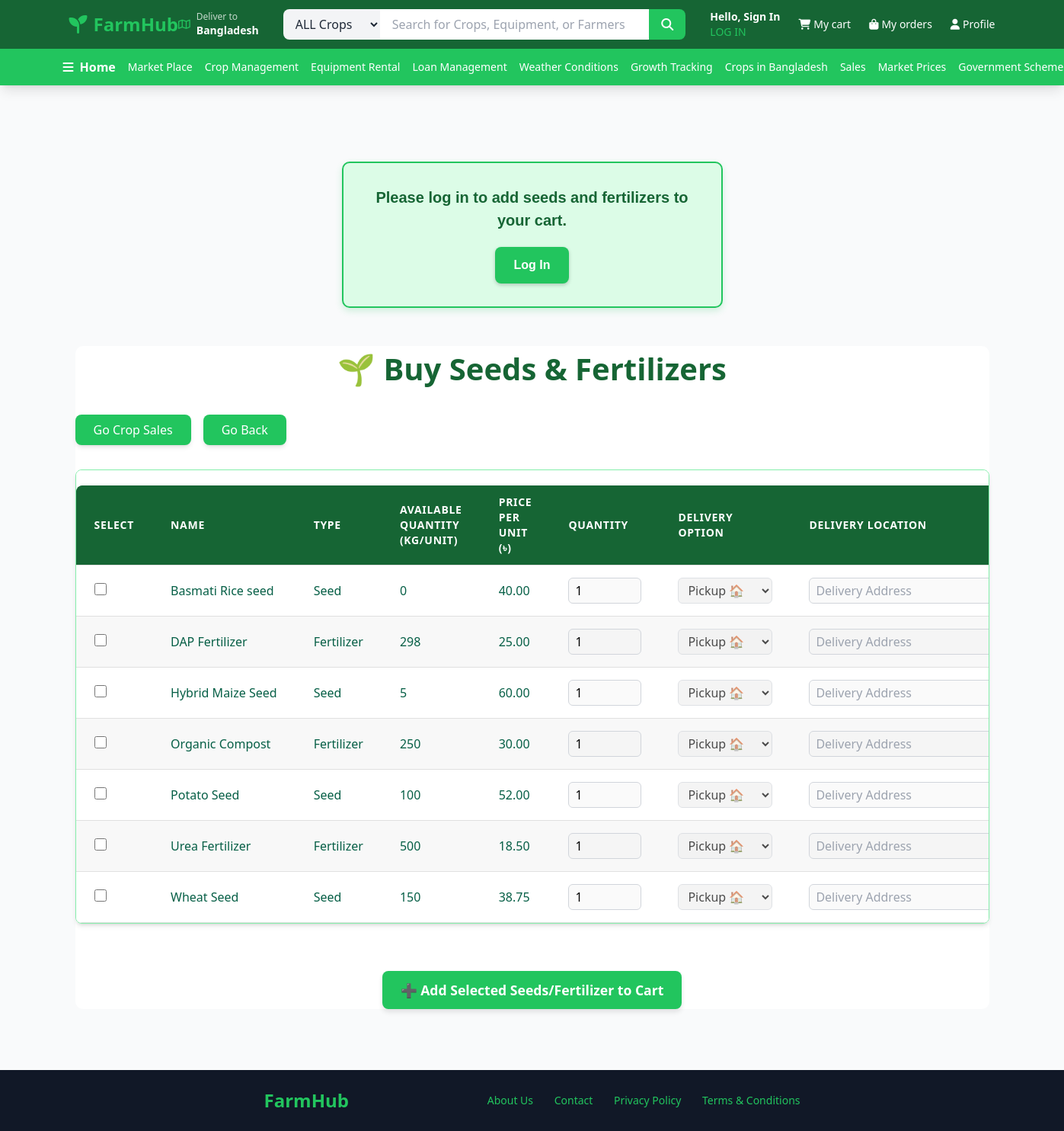
The page /buy_seeds.php?status=no_items_selected on the database its author committed.
### tables this page shows
CREATE TABLE `seeds_fertilizer` (
  `sf_id` int(11) NOT NULL,
  `name` varchar(100) NOT NULL,
  `type` enum('seed','fertilizer') NOT NULL,
  `quantity` int(11) NOT NULL,
  `price` decimal(10,2) NOT NULL,
  `admin_id` int(11) DEFAULT NULL
);

### buy_seeds.php (the view, shortened to what this page needs)
<?php
$conn = mysqli_connect('localhost', 'naba', '12345', 'farmsystem');
$u_id = $_SESSION['u_id'] ?? null;
include("navbar.php");
$sql = "
    SELECT
        sf_id,
        name,
        type,
        quantity,
        price
    FROM seeds_fertilizer
    ORDER BY name ASC
";
$result = mysqli_query($conn, $sql);
?>
<!DOCTYPE html>
<html lang="en">
<head>
    <script src="https://cdn.tailwindcss.com"></script>
    <link
        rel="stylesheet"
        href="https://cdnjs.cloudflare.com/ajax/libs/font-awesome/6.7.2/css/all.min.css"
    />
</head>
    <?php
    if (!$u_id) {
        echo "
        <div class='message-box'>
            <p>Please log in to add seeds and fertilizers to your cart.</p>
            <a href='signup.php'>Log In</a>
        </div>";
    }
    ?>
    <div class="table-container">
        <h1>🌱 Buy Seeds & Fertilizers</h1>
            <div class="flex justify-start gap-4 mb-8">
                <a href="Exp&Sell.php" class="inline-block bg-farm-green text-white py-2 px-6 rounded-lg shadow-md hover:bg-farm-dark transition-all duration-300">
                    Go Crop Sales
                </a>
                <a href="Exp&Sell_in.php" class="inline-block bg-farm-green text-white py-2 px-6 rounded-lg shadow-md hover:bg-farm-dark transition-all duration-300">
                    Go Back
                </a>
            </div>
        <form action="buy_seeds.php" method="post" onsubmit="return validateForm()">
            <div class="overflow-x-auto rounded-lg shadow-md border border-farm-green bg-white">
                <table class="min-w-full divide-y divide-farm-green">
                    <thead class="bg-farm-header text-white">
                        <tr>
                            <th class="px-6 py-3 text-left text-sm font-semibold uppercase tracking-wider">Select</th>
                            <th class="px-6 py-3 text-left text-sm font-semibold uppercase tracking-wider">Name</th>
                            <th class="px-6 py-3 text-left text-sm font-semibold uppercase tracking-wider">Type</th>
                            <th class="px-6 py-3 text-left text-sm font-semibold uppercase tracking-wider">Available Quantity (kg/unit)</th>
                            <th class="px-6 py-3 text-left text-sm font-semibold uppercase tracking-wider">Price per Unit (৳)</th>
                            <th class="px-6 py-3 text-left text-sm font-semibold uppercase tracking-wider">Quantity</th>
                            <th class="px-6 py-3 text-left text-sm font-semibold uppercase tracking-wider">Delivery Option</th>
                            <th class="px-6 py-3 text-left text-sm font-semibold uppercase tracking-wider">Delivery Location</th>
                        </tr>
                    </thead>
                    <tbody class="bg-white divide-y divide-farm-green">
                        <?php if (mysqli_num_rows($result) > 0): ?>
                            <?php while ($row = mysqli_fetch_assoc($result)): ?>
                                <tr class="hover:bg-farm-light transition-colors duration-200">
                                    <td class="px-6 py-4 whitespace-nowrap text-farm-dark">
                                        <input type="checkbox" name="selected_sf[]" value="<?= htmlspecialchars($row['sf_id']) ?>" class="h-4 w-4 text-farm-green border-gray-300 rounded focus:ring-farm-green">
                                    </td>
                                    <td class="px-6 py-4 whitespace-nowrap text-farm-dark font-medium"><?= htmlspecialchars($row['name']) ?></td>
                                    <td class="px-6 py-4 whitespace-nowrap text-farm-dark capitalize"><?= htmlspecialchars($row['type']) ?></td>
                                    <td class="px-6 py-4 whitespace-nowrap text-farm-dark"><?= $row['quantity'] ?></td>
                                    <td class="px-6 py-4 whitespace-nowrap text-farm-dark"><?= number_format($row['price'], 2) ?></td>
                                    <td class="px-6 py-4 whitespace-nowrap">
                                        <input type="number" name="quantity[<?= htmlspecialchars($row['sf_id']) ?>]" min="1" max="<?= htmlspecialchars($row['quantity']) ?>" value="1" class="w-24 px-2 py-1 border border-gray-300 rounded-md focus:ring-farm-green focus:border-farm-green" disabled>
                                    </td>
                                    <td class="px-6 py-4 whitespace-nowrap">
                                        <select name="delivery_option[<?= htmlspecialchars($row['sf_id']) ?>]" class="px-2 py-1 border border-gray-300 rounded-md focus:ring-farm-green focus:border-farm-green" disabled>
                                            <option value="pickup">Pickup 🏠</option>
                                        </select>
                                    </td>
                                    <td class="px-6 py-4 whitespace-nowrap">
                                        <input type="text" name="location[<?= htmlspecialchars($row['sf_id']) ?>]" placeholder="Delivery Address" class="px-2 py-1 border border-gray-300 rounded-md focus:ring-farm-green focus:border-farm-green" disabled>
                                    </td>
                                </tr>
                            <?php endwhile; ?>
                        <?php else: ?>
                            <tr>
                                <td colspan="8" class="px-6 py-4 text-center text-farm-dark">No seeds or fertilizers available at the moment.</td>
                            </tr>
                        <?php endif; ?>
                    </tbody>
                </table>
            </div>
            <?php if (mysqli_num_rows($result) > 0): ?>
                <div class="mt-8 text-center">
                    <button type="submit" name="add_to_seeds_cart" class="add-to-cart-btn">
                        ➕ Add Selected Seeds/Fertilizer to Cart
                    </button>
                </div>
            <?php endif; ?>
        </form>
    </div>
<footer class="bg-gray-900 py-6 mt-20">
    <div class="max-w-3xl mx-auto px-4 sm:px-6 lg:px-8">
      <div
        class="flex flex-col md:flex-row justify-between items-center text-white"
      >
        <div class="text-2xl font-bold text-farm-green mb-4 md:mb-0">
          FarmHub
        </div>
        <div class="space-x-6 text-sm opacity-75">
          <a href="about.php" class="hover:text-farm-green transition-colors"
            >About Us</a
          >
          <a href="contact.php" class="hover:text-farm-green transition-colors"
            >Contact</a
          >
          <a
            href="privacy.php"
            class="hover:text-farm-green transition-colors"
            >Privacy Policy</a
          >
          <a
            href="terms.php"
            class="hover:text-farm-green transition-colors"
            >Terms & Conditions</a
          >
        </div>
      </div>
    </div>
  </footer>
</body>
</html>
</body>
</html>

### navbar.php (shortened to what this page needs)
<!DOCTYPE html>
<html lang="en">
<head>
  <script src="https://cdn.tailwindcss.com"></script>
  <link
    rel="stylesheet"
    href="https://cdnjs.cloudflare.com/ajax/libs/font-awesome/6.7.2/css/all.min.css"
  />
</head>
<body class="bg-gray-50">
  <header class="bg-white shadow-lg sticky top-0 z-50">
    <div class="bg-farm-dark text-white">
      <div class="max-w-7xl mx-auto px-4 sm:px-6 lg:px-8">
        <div class="flex items-center justify-between h-16">
          <div class="flex items-center space-x-4">
            <div class="text-2xl font-bold text-farm-green">
              <i class="fas fa-seedling mr-2"></i>FarmHub
            </div>
          </div>
          <div class="hidden md:flex items-center space-x-2 text-sm">
            <i class="fa-regular fa-map text-farm-green"></i>
            <div>
              <p class="text-xs opacity-75">Deliver to</p>
              <p class="font-semibold">Bangladesh</p>
            </div>
          </div>
      <div class="flex-1 max-w-2xl mx-8">
            <div class="relative flex">
              <select
                class="bg-gray-100 text-gray-800 px-3 py-2 rounded-l-lg border-0 focus:ring-2 focus:ring-farm-green"
              >
                <option>ALL Crops</option>
              </select>
              <input
                type="text"
                placeholder="Search for Crops, Equipment, or Farmers"
                class="flex-1 px-4 py-2 text-gray-800 focus:outline-none focus:ring-2 focus:ring-farm-green"
              />
              <button
                class="bg-farm-green hover:bg-green-600 px-4 py-2 rounded-r-lg transition-colors"
              >
                <i class="fa-solid fa-magnifying-glass text-white"></i>
              </button>
            </div>
          </div>
          <div class="flex items-center space-x-6 text-sm">
            <?php if (isset($_SESSION['user_name'])) : ?>
            <div id="user-greeting">
              <p class="font-semibold">
                Hello, <?php echo htmlspecialchars($_SESSION['user_name']); ?>!
              </p>
              <a
                href="logout.php"
                class="text-farm-green hover:text-green-300 transition-colors"
                >LOG OUT</a
              >
            </div>
            <?php else : ?>
            <div id="sign-in-section">
              <a
                href="signup.php"
                class="font-semibold hover:text-farm-green transition-colors"
                >Hello, Sign In</a
              ><br />
              <a
                href="login.php"
                class="text-farm-green hover:text-green-300 transition-colors"
                >LOG IN</a
              >
            </div>
            <?php endif; ?>
            <a
              href="view_cart.php"
              class="flex items-center space-x-1 hover:text-farm-green transition-colors"
            >
              <i class="fa-solid fa-cart-shopping"></i>
              <span class="hidden md:inline">My cart</span>
            </a>
            <a
              href="myOrders.php"
              class="flex items-center space-x-1 hover:text-farm-green transition-colors"
            >
              <i class="fa-solid fa-bag-shopping"></i>
              <span class="hidden md:inline">My orders</span>
            </a>
            <a
              href="userdashboard.php"
              class="flex items-center space-x-1 hover:text-farm-green transition-colors"
            >
              <i class="fa-solid fa-user"></i>
              <span class="hidden md:inline">Profile</span>
            </a>
          </div>
        </div>
      </div>
    </div>
    <nav class="bg-farm-green text-white">
      <div class="max-w-7xl mx-auto px-2 sm:px-4 lg:px-6">
        <div class="flex items-center justify-between h-12 w-full">
          <div class="flex items-center space-x-2 mr-4">
            <i class="fa-solid fa-bars text-base"></i>
            <span class="font-semibold text-base">
              <a
                href="index.php"
                class="hover:text-farm-light hover:text-[15px] transition-all duration-200"
                >Home</a
              >
            </span>
          </div>
          <div
            class="hidden md:flex flex-1 justify-end space-x-4 text-sm whitespace-nowrap"
          >
               <a
              href="marketlist.php"
              class="hover:text-farm-light hover:text-[15px] transition-all duration-200"
              >Market Place</a
            >
            <a
              href="cropman.php"
              class="hover:text-farm-light hover:text-[15px] transition-all duration-200"
              >Crop Management</a
            >
            <a
              href="rental.php"
              class="hover:text-farm-light hover:text-[15px] transition-all duration-200"
              >Equipment Rental</a
            >
            <a
              href="take_loan.php"
              class="hover:text-farm-light hover:text-[15px] transition-all duration-200"
              >Loan Management</a
            >
            <a
              href="weather.php"
              class="hover:text-farm-light hover:text-[15px] transition-all duration-200"
              >Weather Conditions</a
            >
            <a
              href="growthstage.php"
              class="hover:text-farm-light hover:text-[15px] transition-all duration-200"
              >Growth Tracking</a
            >
            <a
              href="cropsinbd.php"
              class="hover:text-farm-light hover:text-[15px] transition-all duration-200"
              >Crops in Bangladesh</a
            >
            <a
              href="Exp&Sell.php"
              class="hover:text-farm-light hover:text-[15px] transition-all duration-200"
              >Sales</a
            >
            <a
              href="mpman.php"
              class="hover:text-farm-light hover:text-[15px] transition-all duration-200"
              >Market Prices</a
            >
            <a
              href="govt.php"
              class="hover:text-farm-light hover:text-[15px] transition-all duration-200"
              >Government Schemes</a
            >
          </div>
        </div>
      </div>
    </nav>
  </header>
</body>
</html>

### navbar.php (style rules this page uses)
.bg-farm-header { background-color: #166534; }
.border-farm-green { border-color: #86efac; }
.text-farm-dark { color: #065f46; }
.divide-farm-green > :not([hidden]) ~ :not([hidden]) { border-color: #bbf7d0; }

### buy_seeds.php (style rules this page uses)
:root { --farm-green: #22c55e; --farm-dark: #166534; --farm-light: #dcfce7; }
.bg-farm-header { background-color: var(--farm-dark); }
.border-farm-green { border-color: #86efac; }
.text-farm-dark { color: #065f46; }
.divide-farm-green > :not([hidden]) ~ :not([hidden]) { border-color: #bbf7d0; }
.message-box { max-width: 500px; margin: 100px auto 50px auto; padding: 30px; background-color: var(--farm-light); border: 2px solid var(--farm-green); border-radius: 10px; font-family: Arial, sans-serif; color: var(--farm-dark); text-align: center; box-shadow: 0 4px 10px rgba(34, 197, 94, 0.2); }
.message-box p { font-size: 1.25rem; margin-bottom: 20px; font-weight: 600; line-height: 1.5; }
.message-box a { display: inline-block; padding: 12px 25px; background-color: var(--farm-green); color: white; text-decoration: none; border-radius: 8px; font-weight: bold; transition: background-color 0.3s ease, transform 0.2s ease; box-shadow: 0 2px 5px rgba(0,0,0,0.2); }
.table-container { max-width: 1200px; width: 95%; margin: 30px auto; padding: 0; background-color: #ffffff; border-radius: 10px; box-shadow: none; text-align: center; }
.table-container h1 { font-size: 2.5rem; font-weight: bold; color: var(--farm-dark); margin-bottom: 30px; }
table { width: 100%; border-collapse: collapse; margin-top: 20px; background-color: #ffffff; border-radius: 8px; overflow: hidden; box-shadow: 0 1px 5px rgba(0,0,0,0.1); }
th, td { padding: 15px 20px; border-bottom: 1px solid #e0e0e0; text-align: left; vertical-align: middle; }
th { background-color: var(--farm-dark); color: white; font-weight: bold; font-size: 1rem; text-transform: uppercase; }
table thead tr:first-child th:first-child { border-top-left-radius: 8px; }
table thead tr:first-child th:last-child { border-top-right-radius: 8px; }
table thead th:not(:first-child) { border-top-left-radius: 0; }
table thead th:not(:last-child) { border-top-right-radius: 0; }
tr:nth-child(even) { background-color: #f8f8f8; }
.add-to-cart-btn { background-color: var(--farm-green); color: white; padding: 12px 24px; border-radius: 8px; border: none; cursor: pointer; font-size: 1.1rem; font-weight: 600; transition: background-color 0.3s ease, transform 0.2s ease; box-shadow: 0 4px 6px rgba(0,0,0,0.1); margin-top: 30px; }
footer { background-color: #166534; color: white; padding: 2rem 0; text-align: center; margin-top: auto; }
footer .space-x-6 { opacity: 1; }
footer a { color: var(--farm-green); transition: color 0.2s ease; }

### rows shown on the page
seeds_fertilizer: name "Basmati Rice seed", type "Seed", quantity "0", price "40.00", sf_id "Pickup 🏠"
seeds_fertilizer: name "DAP Fertilizer", type "Fertilizer", quantity "298", price "25.00", sf_id "Pickup 🏠"
seeds_fertilizer: name "Hybrid Maize Seed", type "Seed", quantity "5", price "60.00", sf_id "Pickup 🏠"
seeds_fertilizer: name "Organic Compost", type "Fertilizer", quantity "250", price "30.00", sf_id "Pickup 🏠"
seeds_fertilizer: name "Potato Seed", type "Seed", quantity "100", price "52.00", sf_id "Pickup 🏠"
seeds_fertilizer: name "Urea Fertilizer", type "Fertilizer", quantity "500", price "18.50", sf_id "Pickup 🏠"
seeds_fertilizer: name "Wheat Seed", type "Seed", quantity "150", price "38.75", sf_id "Pickup 🏠"
